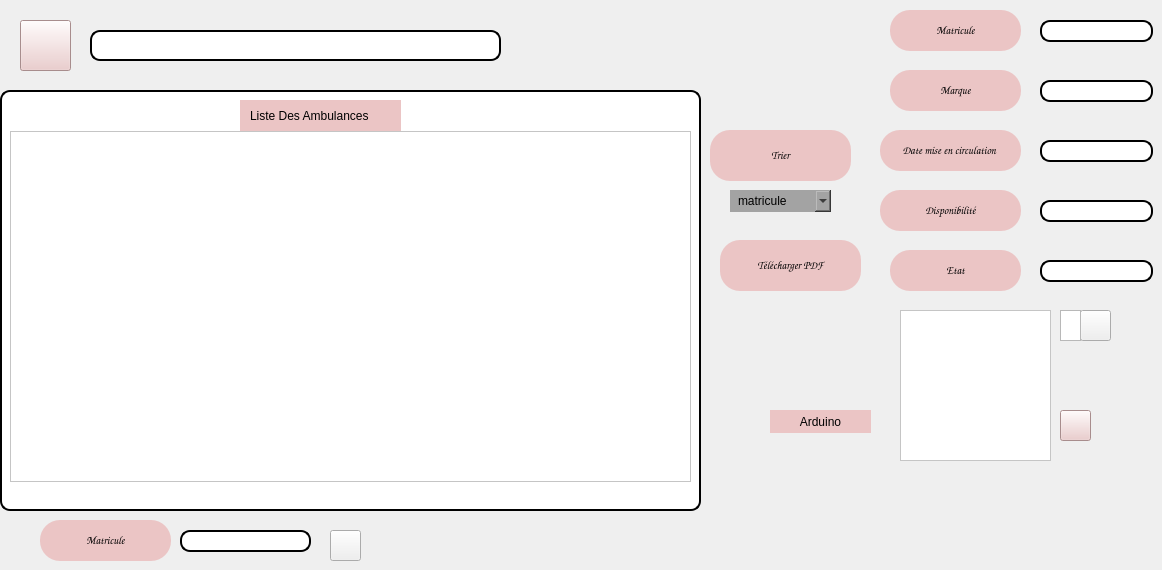
   <widget class="QWidget" name="Afficher">
    <attribute name="title">
     <string>Afficher</string>
    </attribute>
    <widget class="QPushButton" name="pushButton_24">
     <property name="geometry">
      <rect>
       <x>20</x>
       <y>20</y>
       <width>51</width>
       <height>51</height>
      </rect>
     </property>
     <property name="font">
      <font>
       <family>Comic Sans MS</family>
       <pointsize>8</pointsize>
       <weight>75</weight>
       <italic>false</italic>
       <bold>true</bold>
      </font>
     </property>
     <property name="styleSheet">
      <string notr="true">background-color: rgb(235, 197, 197);
background-image: url(:/Ahmed_Bejaoui_1A19_G1/projetf/image/search.svg);</string>
     </property>
     <property name="text">
      <string/>
     </property>
    </widget>
    <widget class="QLineEdit" name="nomrecherche">
     <property name="geometry">
      <rect>
       <x>90</x>
       <y>30</y>
       <width>411</width>
       <height>31</height>
      </rect>
     </property>
     <property name="font">
      <font>
       <family>Comic Sans MS</family>
       <pointsize>8</pointsize>
       <weight>75</weight>
       <italic>false</italic>
       <bold>true</bold>
      </font>
     </property>
     <property name="styleSheet">
      <string notr="true">border: 2px solid black;
font: 75 8pt &quot;MS Shell Dlg 2&quot;;
border-radius: 10px;
padding: 0 8px;
background: white;
font: bold, &quot;Comic Sans MS&quot;;;
text-align:center;</string>
     </property>
     <property name="text">
      <string/>
     </property>
    </widget>
    <widget class="QPlainTextEdit" name="plainTextEdit">
     <property name="geometry">
      <rect>
       <x>0</x>
       <y>90</y>
       <width>701</width>
       <height>421</height>
      </rect>
     </property>
     <property name="styleSheet">
      <string notr="true">border: 2px solid black;
font: 75 8pt &quot;MS Shell Dlg 2&quot;;
border-radius: 10px;
padding: 0 8px;
background: white;
font: bold, &quot;Comic Sans MS&quot;;;
text-align:center;</string>
     </property>
     <property name="plainText">
      <string/>
     </property>
    </widget>
    <widget class="QLineEdit" name="lineEdit_7">
     <property name="geometry">
      <rect>
       <x>240</x>
       <y>100</y>
       <width>161</width>
       <height>31</height>
      </rect>
     </property>
     <property name="styleSheet">
      <string notr="true">font: 75 8pt &quot;MS Shell Dlg 2&quot;;
border-radius: 20px;
color: black;
padding: 0 8px;
background: #ebc5c5;
font: bold, &quot;Comic Sans MS&quot;;;
text-align:center;</string>
     </property>
     <property name="text">
      <string>Liste Des Ambulances</string>
     </property>
    </widget>
    <widget class="QPushButton" name="pushButton_25">
     <property name="geometry">
      <rect>
       <x>720</x>
       <y>240</y>
       <width>141</width>
       <height>51</height>
      </rect>
     </property>
     <property name="font">
      <font>
       <family>Comic Sans MS</family>
       <pointsize>8</pointsize>
       <weight>75</weight>
       <italic>false</italic>
       <bold>true</bold>
      </font>
     </property>
     <property name="styleSheet">
      <string notr="true">font: 75 8pt &quot;MS Shell Dlg 2&quot;;
border-radius: 20px;
color: black;
padding: 0 8px;
background: #ebc5c5;
font: bold, &quot;Comic Sans MS&quot;;;
text-align:center;</string>
     </property>
     <property name="text">
      <string>Télécharger PDF</string>
     </property>
    </widget>
    <widget class="QPushButton" name="pushButton_26">
     <property name="geometry">
      <rect>
       <x>710</x>
       <y>130</y>
       <width>141</width>
       <height>51</height>
      </rect>
     </property>
     <property name="font">
      <font>
       <family>Comic Sans MS</family>
       <pointsize>8</pointsize>
       <weight>75</weight>
       <italic>false</italic>
       <bold>true</bold>
      </font>
     </property>
     <property name="styleSheet">
      <string notr="true">font: 75 8pt &quot;MS Shell Dlg 2&quot;;
border-radius: 20px;
color: black;
padding: 0 8px;
background: #ebc5c5;
font: bold, &quot;Comic Sans MS&quot;;;
text-align:center;</string>
     </property>
     <property name="text">
      <string>Trier</string>
     </property>
    </widget>
    <widget class="QTableView" name="view">
     <property name="geometry">
      <rect>
       <x>10</x>
       <y>131</y>
       <width>681</width>
       <height>351</height>
      </rect>
     </property>
     <property name="styleSheet">
      <string notr="true">background: rgb(255, 255, 255);</string>
     </property>
    </widget>
    <widget class="QLineEdit" name="lineEdit_matricule_2">
     <property name="geometry">
      <rect>
       <x>1040</x>
       <y>20</y>
       <width>113</width>
       <height>22</height>
      </rect>
     </property>
     <property name="styleSheet">
      <string notr="true">border: 2px solid black;
font: 75 8pt &quot;MS Shell Dlg 2&quot;;
border-radius: 10px;
padding: 0 8px;
background: white;
font: bold, &quot;Comic Sans MS&quot;;;
text-align:center;</string>
     </property>
    </widget>
    <widget class="QPushButton" name="pushButton_27">
     <property name="geometry">
      <rect>
       <x>890</x>
       <y>10</y>
       <width>131</width>
       <height>41</height>
      </rect>
     </property>
     <property name="font">
      <font>
       <family>Comic Sans MS</family>
       <pointsize>8</pointsize>
       <weight>75</weight>
       <italic>false</italic>
       <bold>true</bold>
      </font>
     </property>
     <property name="styleSheet">
      <string notr="true">font: 75 8pt &quot;MS Shell Dlg 2&quot;;
border-radius: 20px;
color: black;
padding: 0 8px;
background: #ebc5c5;
font: bold, &quot;Comic Sans MS&quot;;;
text-align:center;</string>
     </property>
     <property name="text">
      <string>Matricule</string>
     </property>
    </widget>
    <widget class="QPushButton" name="pushButton_39">
     <property name="geometry">
      <rect>
       <x>330</x>
       <y>530</y>
       <width>31</width>
       <height>31</height>
      </rect>
     </property>
     <property name="font">
      <font>
       <family>Comic Sans MS</family>
       <pointsize>8</pointsize>
       <weight>75</weight>
       <italic>false</italic>
       <bold>true</bold>
      </font>
     </property>
     <property name="styleSheet">
      <string notr="true">background-image: url(:/Ahmed_Bejaoui_1A19_G1/projetf/image/trash-2.svg);</string>
     </property>
     <property name="text">
      <string/>
     </property>
    </widget>
    <widget class="QPushButton" name="pushButton_28">
     <property name="geometry">
      <rect>
       <x>1080</x>
       <y>310</y>
       <width>31</width>
       <height>31</height>
      </rect>
     </property>
     <property name="font">
      <font>
       <family>Comic Sans MS</family>
       <pointsize>8</pointsize>
       <weight>75</weight>
       <italic>false</italic>
       <bold>true</bold>
      </font>
     </property>
     <property name="styleSheet">
      <string notr="true">background-image: url(:/Ahmed_Bejaoui_1A19_G1/projetf/image/save.svg);</string>
     </property>
     <property name="text">
      <string/>
     </property>
    </widget>
    <widget class="QPushButton" name="pushButton_29">
     <property name="geometry">
      <rect>
       <x>890</x>
       <y>70</y>
       <width>131</width>
       <height>41</height>
      </rect>
     </property>
     <property name="font">
      <font>
       <family>Comic Sans MS</family>
       <pointsize>8</pointsize>
       <weight>75</weight>
       <italic>false</italic>
       <bold>true</bold>
      </font>
     </property>
     <property name="styleSheet">
      <string notr="true">font: 75 8pt &quot;MS Shell Dlg 2&quot;;
border-radius: 20px;
color: black;
padding: 0 8px;
background: #ebc5c5;
font: bold, &quot;Comic Sans MS&quot;;;
text-align:center;</string>
     </property>
     <property name="text">
      <string>Marque</string>
     </property>
    </widget>
    <widget class="QLineEdit" name="marque_2">
     <property name="geometry">
      <rect>
       <x>1040</x>
       <y>80</y>
       <width>113</width>
       <height>22</height>
      </rect>
     </property>
     <property name="styleSheet">
      <string notr="true">border: 2px solid black;
font: 75 8pt &quot;MS Shell Dlg 2&quot;;
border-radius: 10px;
padding: 0 8px;
background: white;
font: bold, &quot;Comic Sans MS&quot;;;
text-align:center;</string>
     </property>
    </widget>
    <widget class="QPushButton" name="pushButton_30">
     <property name="geometry">
      <rect>
       <x>880</x>
       <y>130</y>
       <width>141</width>
       <height>41</height>
      </rect>
     </property>
     <property name="font">
      <font>
       <family>Comic Sans MS</family>
       <pointsize>8</pointsize>
       <weight>75</weight>
       <italic>false</italic>
       <bold>true</bold>
      </font>
     </property>
     <property name="styleSheet">
      <string notr="true">font: 75 8pt &quot;MS Shell Dlg 2&quot;;
border-radius: 20px;
color: black;
padding: 0 8px;
background: #ebc5c5;
font: bold, &quot;Comic Sans MS&quot;;;
text-align:center;</string>
     </property>
     <property name="text">
      <string>Date mise en circulation </string>
     </property>
    </widget>
    <widget class="QLineEdit" name="date_2">
     <property name="geometry">
      <rect>
       <x>1040</x>
       <y>140</y>
       <width>113</width>
       <height>22</height>
      </rect>
     </property>
     <property name="styleSheet">
      <string notr="true">border: 2px solid black;
font: 75 8pt &quot;MS Shell Dlg 2&quot;;
border-radius: 10px;
padding: 0 8px;
background: white;
font: bold, &quot;Comic Sans MS&quot;;;
text-align:center;</string>
     </property>
    </widget>
    <widget class="QPushButton" name="pushButton_31">
     <property name="geometry">
      <rect>
       <x>880</x>
       <y>190</y>
       <width>141</width>
       <height>41</height>
      </rect>
     </property>
     <property name="font">
      <font>
       <family>Comic Sans MS</family>
       <pointsize>8</pointsize>
       <weight>75</weight>
       <italic>false</italic>
       <bold>true</bold>
      </font>
     </property>
     <property name="styleSheet">
      <string notr="true">font: 75 8pt &quot;MS Shell Dlg 2&quot;;
border-radius: 20px;
color: black;
padding: 0 8px;
background: #ebc5c5;
font: bold, &quot;Comic Sans MS&quot;;;
text-align:center;</string>
     </property>
     <property name="text">
      <string>Disponibilité</string>
     </property>
    </widget>
    <widget class="QLineEdit" name="dispo_2">
     <property name="geometry">
      <rect>
       <x>1040</x>
       <y>200</y>
       <width>113</width>
       <height>22</height>
      </rect>
     </property>
     <property name="styleSheet">
      <string notr="true">border: 2px solid black;
font: 75 8pt &quot;MS Shell Dlg 2&quot;;
border-radius: 10px;
padding: 0 8px;
background: white;
font: bold, &quot;Comic Sans MS&quot;;;
text-align:center;</string>
     </property>
    </widget>
    <widget class="QPushButton" name="pushButton_32">
     <property name="geometry">
      <rect>
       <x>890</x>
       <y>250</y>
       <width>131</width>
       <height>41</height>
      </rect>
     </property>
     <property name="font">
      <font>
       <family>Comic Sans MS</family>
       <pointsize>8</pointsize>
       <weight>75</weight>
       <italic>false</italic>
       <bold>true</bold>
      </font>
     </property>
     <property name="styleSheet">
      <string notr="true">font: 75 8pt &quot;MS Shell Dlg 2&quot;;
border-radius: 20px;
color: black;
padding: 0 8px;
background: #ebc5c5;
font: bold, &quot;Comic Sans MS&quot;;;
text-align:center;</string>
     </property>
     <property name="text">
      <string>Etat</string>
     </property>
    </widget>
    <widget class="QLineEdit" name="etat_2">
     <property name="geometry">
      <rect>
       <x>1040</x>
       <y>260</y>
       <width>113</width>
       <height>22</height>
      </rect>
     </property>
     <property name="styleSheet">
      <string notr="true">border: 2px solid black;
font: 75 8pt &quot;MS Shell Dlg 2&quot;;
border-radius: 10px;
padding: 0 8px;
background: white;
font: bold, &quot;Comic Sans MS&quot;;;
text-align:center;</string>
     </property>
    </widget>
    <widget class="QPushButton" name="pushButton_33">
     <property name="geometry">
      <rect>
       <x>40</x>
       <y>520</y>
       <width>131</width>
       <height>41</height>
      </rect>
     </property>
     <property name="font">
      <font>
       <family>Comic Sans MS</family>
       <pointsize>8</pointsize>
       <weight>75</weight>
       <italic>false</italic>
       <bold>true</bold>
      </font>
     </property>
     <property name="styleSheet">
      <string notr="true">font: 75 8pt &quot;MS Shell Dlg 2&quot;;
border-radius: 20px;
color: black;
padding: 0 8px;
background: #ebc5c5;
font: bold, &quot;Comic Sans MS&quot;;;
text-align:center;</string>
     </property>
     <property name="text">
      <string>Matricule</string>
     </property>
    </widget>
    <widget class="QLineEdit" name="lineEdit_matricule_3">
     <property name="geometry">
      <rect>
       <x>180</x>
       <y>530</y>
       <width>131</width>
       <height>22</height>
      </rect>
     </property>
     <property name="styleSheet">
      <string notr="true">border: 2px solid black;
font: 75 8pt &quot;MS Shell Dlg 2&quot;;
border-radius: 10px;
padding: 0 8px;
background: white;
font: bold, &quot;Comic Sans MS&quot;;;
text-align:center;</string>
     </property>
    </widget>
    <widget class="QTextEdit" name="textEdit">
     <property name="geometry">
      <rect>
       <x>1060</x>
       <y>310</y>
       <width>21</width>
       <height>31</height>
      </rect>
     </property>
    </widget>
    <widget class="QComboBox" name="comboBox_tri">
     <property name="geometry">
      <rect>
       <x>730</x>
       <y>190</y>
       <width>101</width>
       <height>22</height>
      </rect>
     </property>
     <property name="styleSheet">
      <string notr="true">font: 75 8pt &quot;MS Shell Dlg 2&quot;;
border-radius: 20px;
color: black;
padding: 0 8px;
background: #b87979;
background-color: rgb(163, 163, 163);
font: bold, &quot;Comic Sans MS&quot;;;
text-align:center;</string>
     </property>
     <item>
      <property name="text">
       <string>matricule</string>
      </property>
     </item>
     <item>
      <property name="text">
       <string>marque</string>
      </property>
     </item>
     <item>
      <property name="text">
       <string>etat</string>
      </property>
     </item>
    </widget>
    <widget class="QPushButton" name="load_modifier">
     <property name="geometry">
      <rect>
       <x>1060</x>
       <y>410</y>
       <width>31</width>
       <height>31</height>
      </rect>
     </property>
     <property name="font">
      <font>
       <family>Comic Sans MS</family>
       <pointsize>8</pointsize>
       <weight>75</weight>
       <italic>false</italic>
       <bold>true</bold>
      </font>
     </property>
     <property name="styleSheet">
      <string notr="true">background-color: rgb(235, 197, 197);
background-image: url(:/Ahmed_Bejaoui_1A19_G1/projetf/image/arrow-left-circle.svg);</string>
     </property>
     <property name="text">
      <string/>
     </property>
    </widget>
    <widget class="QGraphicsView" name="img2">
     <property name="geometry">
      <rect>
       <x>900</x>
       <y>310</y>
       <width>151</width>
       <height>151</height>
      </rect>
     </property>
     <property name="styleSheet">
      <string notr="true">background-color: rgb(255, 255, 255);</string>
     </property>
    </widget>
    <widget class="QPushButton" name="arduino_2">
     <property name="geometry">
      <rect>
       <x>770</x>
       <y>410</y>
       <width>101</width>
       <height>23</height>
      </rect>
     </property>
     <property name="styleSheet">
      <string notr="true">font: 75 8pt &quot;MS Shell Dlg 2&quot;;
border-radius: 20px;
color: black;
padding: 0 8px;
background: #ebc5c5;
font: bold, &quot;Comic Sans MS&quot;;;
text-align:center;</string>
     </property>
     <property name="text">
      <string>Arduino</string>
     </property>
     <property name="icon">
      <iconset>
       <normaloff>:/motherboard.png</normaloff>:/motherboard.png</iconset>
     </property>
    </widget>
   </widget>
